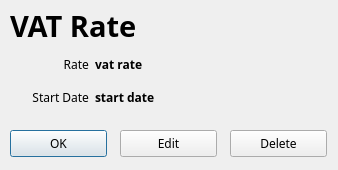
<?xml version="1.0" encoding="UTF-8"?>
<ui version="4.0">
 <class>VatRateShow</class>
 <widget class="QDialog" name="VatRateShow">
  <property name="geometry">
   <rect>
    <x>0</x>
    <y>0</y>
    <width>338</width>
    <height>170</height>
   </rect>
  </property>
  <property name="font">
   <font>
    <family>Sans Serif</family>
   </font>
  </property>
  <property name="windowTitle">
   <string>Dialog</string>
  </property>
  <widget class="QLabel" name="label_vatRateTitle">
   <property name="geometry">
    <rect>
     <x>10</x>
     <y>10</y>
     <width>301</width>
     <height>31</height>
    </rect>
   </property>
   <property name="font">
    <font>
     <pointsize>22</pointsize>
     <weight>75</weight>
     <bold>true</bold>
    </font>
   </property>
   <property name="text">
    <string>VAT Rate</string>
   </property>
  </widget>
  <widget class="QPushButton" name="pushButton_ok">
   <property name="geometry">
    <rect>
     <x>10</x>
     <y>130</y>
     <width>97</width>
     <height>27</height>
    </rect>
   </property>
   <property name="text">
    <string>OK</string>
   </property>
  </widget>
  <widget class="QPushButton" name="pushButton_edit">
   <property name="geometry">
    <rect>
     <x>120</x>
     <y>130</y>
     <width>97</width>
     <height>27</height>
    </rect>
   </property>
   <property name="text">
    <string>Edit</string>
   </property>
  </widget>
  <widget class="QPushButton" name="pushButton_delete">
   <property name="geometry">
    <rect>
     <x>230</x>
     <y>130</y>
     <width>97</width>
     <height>27</height>
    </rect>
   </property>
   <property name="text">
    <string>Delete</string>
   </property>
  </widget>
  <widget class="QWidget" name="gridLayoutWidget">
   <property name="geometry">
    <rect>
     <x>10</x>
     <y>50</y>
     <width>305</width>
     <height>81</height>
    </rect>
   </property>
   <layout class="QGridLayout" name="gridLayout">
    <item row="0" column="0">
     <widget class="QLabel" name="label_vatRate">
      <property name="text">
       <string>Rate</string>
      </property>
      <property name="alignment">
       <set>Qt::AlignRight|Qt::AlignTrailing|Qt::AlignVCenter</set>
      </property>
     </widget>
    </item>
    <item row="1" column="0">
     <widget class="QLabel" name="label_startDate">
      <property name="text">
       <string>Start Date</string>
      </property>
      <property name="alignment">
       <set>Qt::AlignRight|Qt::AlignTrailing|Qt::AlignVCenter</set>
      </property>
     </widget>
    </item>
    <item row="0" column="1">
     <widget class="QLabel" name="label_vatRateE">
      <property name="font">
       <font>
        <weight>75</weight>
        <bold>true</bold>
       </font>
      </property>
      <property name="text">
       <string>vat rate</string>
      </property>
     </widget>
    </item>
    <item row="1" column="1">
     <widget class="QLabel" name="label_startDateE">
      <property name="font">
       <font>
        <weight>75</weight>
        <bold>true</bold>
       </font>
      </property>
      <property name="text">
       <string>start date</string>
      </property>
     </widget>
    </item>
    <item row="2" column="1">
     <spacer name="horizontalSpacer">
      <property name="orientation">
       <enum>Qt::Horizontal</enum>
      </property>
      <property name="sizeType">
       <enum>QSizePolicy::Fixed</enum>
      </property>
      <property name="sizeHint" stdset="0">
       <size>
        <width>220</width>
        <height>0</height>
       </size>
      </property>
     </spacer>
    </item>
    <item row="2" column="0">
     <spacer name="verticalSpacer">
      <property name="orientation">
       <enum>Qt::Vertical</enum>
      </property>
      <property name="sizeType">
       <enum>QSizePolicy::Fixed</enum>
      </property>
      <property name="sizeHint" stdset="0">
       <size>
        <width>20</width>
        <height>20</height>
       </size>
      </property>
     </spacer>
    </item>
   </layout>
  </widget>
 </widget>
 <resources/>
 <connections/>
</ui>
